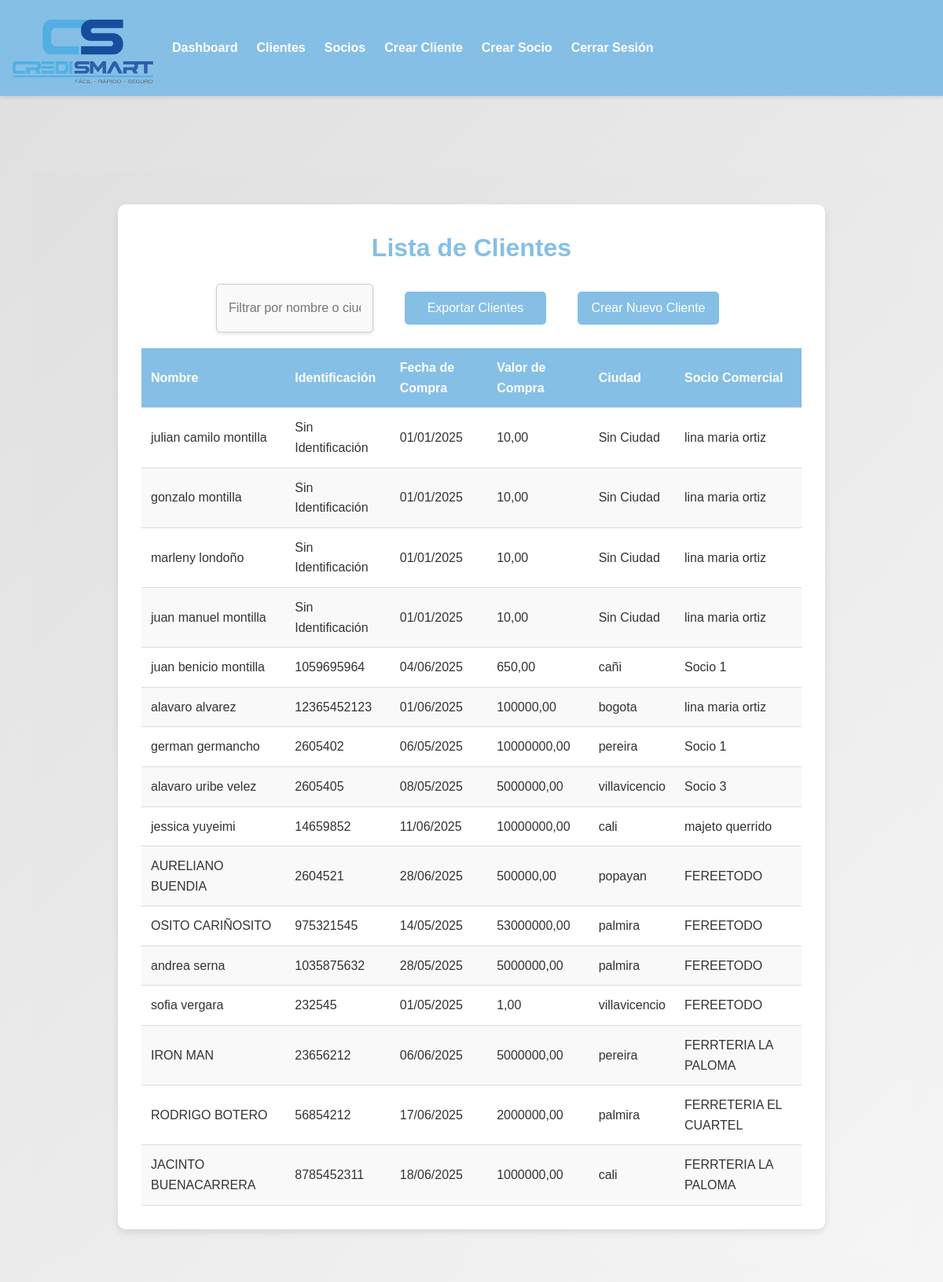
Screenshot of /clients/ (signed in) with the database file from the repository.
### businessapp/models.py (models this page shows, shortened)
class Client(models.Model):
    name = models.CharField(max_length=100)
    identification = models.CharField(max_length=20, unique=True, null=True, blank=True)
    email = models.EmailField()
    phone = models.CharField(max_length=15)
    purchase_date = models.DateField()
    purchase_value = models.DecimalField(max_digits=10, decimal_places=2)
    city = models.CharField(max_length=100, null=True, blank=True)  # Permitir nulos temporalmente  # Sin null=True ni blank=True
    business_partner = models.ForeignKey(BusinessPartner, on_delete=models.SET_NULL, null=True, blank=True)
    created_at = models.DateTimeField(auto_now_add=True)

class BusinessPartner(models.Model):
    name = models.CharField(max_length=100)
    city = models.CharField(max_length=100)
    affiliation_date = models.DateField(null=True, blank=True)
    sales_history = models.DecimalField(max_digits=10, decimal_places=2, default=0.00, null=True, blank=True)

### businessapp/views.py (the view)
# urls.py: path('clients/', views.client_list, name='client_list'),
@login_required
def client_list(request):
    if not request.user.is_authenticated:
        return redirect('login')
    clients = Client.objects.all()
    return render(request, 'businessapp/client_list.html', {'clients': clients})

### businessapp/templates/businessapp/client_list.html (shortened to what this page needs)
{% extends 'businessapp/base.html' %}
{% load static %}
{% block content %}
    <div class="client-list-container">
        <div class="card">
            <h2>Lista de Clientes</h2>
            <div class="button-group">
                <input type="text" id="filterInput" placeholder="Filtrar por nombre o ciudad" onkeyup="filterClients()">
                <button class="submit-button" onclick="window.location.href='{% url 'export_clients' %}'">Exportar Clientes</button>
                <button class="submit-button" onclick="window.location.href='{% url 'create_client' %}'">Crear Nuevo Cliente</button>
            </div>
            <table id="clientTable">
                <thead>
                    <tr>
                        <th>Nombre</th>
                        <th>Identificación</th>
                        <th>Fecha de Compra</th>
                        <th>Valor de Compra</th>
                        <th>Ciudad</th>
                        <th>Socio Comercial</th>
                    </tr>
                </thead>
                <tbody>
                    {% for client in clients %}
                        <tr>
                            <td>{{ client.name }}</td>
                            <td>{{ client.identification|default:'Sin Identificación' }}</td>
                            <td>{{ client.purchase_date|date:"d/m/Y"|default:'Sin Fecha' }}</td>
                            <td>{{ client.purchase_value|floatformat:2 }}</td>
                            <td>{{ client.city|default:'Sin Ciudad' }}</td>
                            <td>{{ client.business_partner.name|default:'Sin Socio' }}</td>
                        </tr>
                    {% empty %}
                        <tr>
                            <td colspan="6">No hay clientes registrados.</td>
                        </tr>
                    {% endfor %}
                </tbody>
            </table>
        </div>
    </div>
{% endblock %}

### businessapp/static/css/style.css (style rules this page uses)
* { margin: 0; padding: 0; box-sizing: border-box; }
body { margin: 0; padding: 0; font-family: Arial, sans-serif; background-color: #d6d6d6; color: #333; line-height: 1.6; }
.card { max-width: 900px; margin: 0 auto; padding: 30px; background: white; border-radius: 10px; box-shadow: 0 4px 10px rgba(0, 0, 0, 0.1); text-align: center; position: relative; }
.card h2 { margin-bottom: 20px; color: #85bfe6; font-size: 2em; font-family: 'Arial', sans-serif; text-align: center; visibility: visible; }
table { width: 100%; border-collapse: collapse; margin-top: 20px; }
th, td { padding: 12px; text-align: left; border-bottom: 1px solid #ddd; }
th { background-color: #85bfe6; color: white; }
tr:nth-child(even) { background-color: #f9f9f9; }
.submit-button { width: 200px; padding: 12px; background-color: #85bfe6; color: white; border: none; border-radius: 5px; cursor: pointer; font-size: 1rem; margin: 10px; display: inline-block; text-align: center; }
.client-list-container, .partner-list-container, .create-client-container, .create-partner-container { padding: 40px; text-align: center; background: linear-gradient(135deg, #e0e0e0 0%, #f5f5f5 100%); min-height: 100vh; margin-top: 90px; }
.button-group { margin-top: 20px; display: flex; justify-content: center; gap: 20px; flex-wrap: wrap; }
.submit-button { width: 180px; padding: 12px; background-color: #85bfe6; color: white; border: none; border-radius: 5px; cursor: pointer; font-size: 1rem; margin: 10px; display: inline-block; text-align: center; transition: background-color 0.3s; }
#filterInput { padding: 10px 15px; border: 1px solid #ccc; border-radius: 5px; font-size: 1em; font-family: 'Arial', sans-serif; background-color: #f9f9f9 !important; box-shadow: 0 2px 4px rgba(0, 0, 0, 0.1) !important; transition: border-color 0.3s, box-shadow 0.3s; width: 200px; margin-right: 10px; display: inline-block; }
.client-list-container #filterInput, .partner-list-container #filterInput { padding: 10px 15px; border: 1px solid #ccc; border-radius: 5px; font-size: 1em; font-family: 'Arial', sans-serif; background-color: #f9f9f9 !important; box-shadow: 0 2px 4px rgba(0, 0, 0, 0.1) !important; transition: border-color 0.3s, box-shadow 0.3s; width: 200px; margin-right: 10px; display: inline-block; }

### rows the page displays
Client: name "julian camilo montilla", identification "Sin Identificación", purchase_date "01/01/2025", purchase_value "10,00", city "Sin Ciudad", business_partner.name "lina maria ortiz"
Client: name "gonzalo montilla", identification "Sin Identificación", purchase_date "01/01/2025", purchase_value "10,00", city "Sin Ciudad", business_partner.name "lina maria ortiz"
Client: name "marleny londoño", identification "Sin Identificación", purchase_date "01/01/2025", purchase_value "10,00", city "Sin Ciudad", business_partner.name "lina maria ortiz"
Client: name "juan manuel montilla", identification "Sin Identificación", purchase_date "01/01/2025", purchase_value "10,00", city "Sin Ciudad", business_partner.name "lina maria ortiz"
Client: name "juan benicio montilla", identification "1059695964", purchase_date "04/06/2025", purchase_value "650,00", city "cañi", business_partner.name "Socio 1"
Client: name "alavaro alvarez", identification "12365452123", purchase_date "01/06/2025", purchase_value "100000,00", city "bogota", business_partner.name "lina maria ortiz"
Client: name "german germancho", identification "2605402", purchase_date "06/05/2025", purchase_value "10000000,00", city "pereira", business_partner.name "Socio 1"
Client: name "alavaro uribe velez", identification "2605405", purchase_date "08/05/2025", purchase_value "5000000,00", city "villavicencio", business_partner.name "Socio 3"
Client: name "jessica yuyeimi", identification "14659852", purchase_date "11/06/2025", purchase_value "10000000,00", city "cali", business_partner.name "majeto querrido"
Client: name "AURELIANO BUENDIA", identification "2604521", purchase_date "28/06/2025", purchase_value "500000,00", city "popayan", business_partner.name "FEREETODO"
Client: name "OSITO CARIÑOSITO", identification "975321545", purchase_date "14/05/2025", purchase_value "53000000,00", city "palmira", business_partner.name "FEREETODO"
Client: name "andrea serna", identification "1035875632", purchase_date "28/05/2025", purchase_value "5000000,00", city "palmira", business_partner.name "FEREETODO"
Client: name "sofia vergara", identification "232545", purchase_date "01/05/2025", purchase_value "1,00", city "villavicencio", business_partner.name "FEREETODO"
Client: name "IRON MAN", identification "23656212", purchase_date "06/06/2025", purchase_value "5000000,00", city "pereira", business_partner.name "FERRTERIA LA PALOMA"
Client: name "RODRIGO BOTERO", identification "56854212", purchase_date "17/06/2025", purchase_value "2000000,00", city "palmira", business_partner.name "FERRETERIA EL CUARTEL"
Client: name "JACINTO BUENACARRERA", identification "8785452311", purchase_date "18/06/2025", purchase_value "1000000,00", city "cali", business_partner.name "FERRTERIA LA PALOMA"
